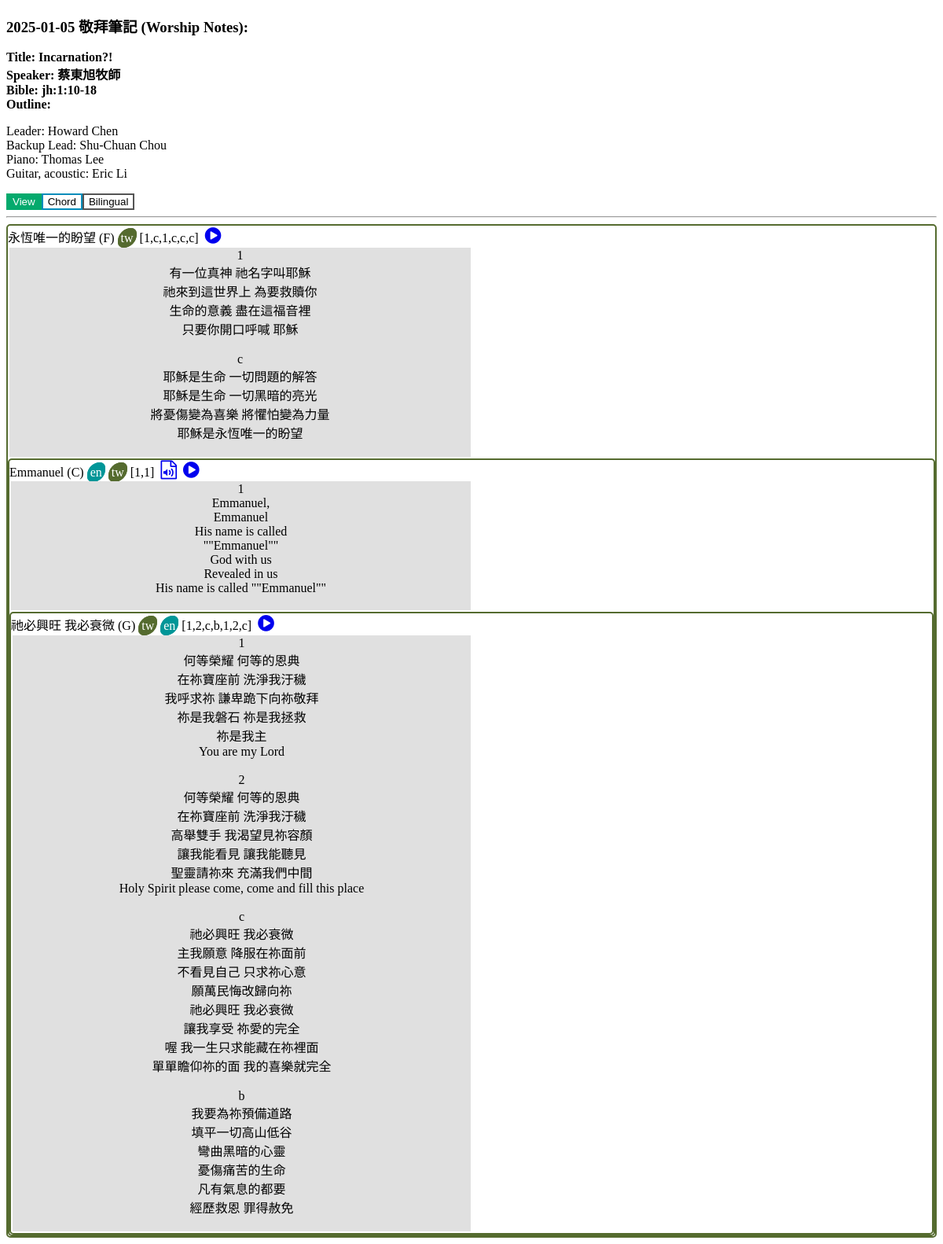
Before: /worship/0 with the older database file.
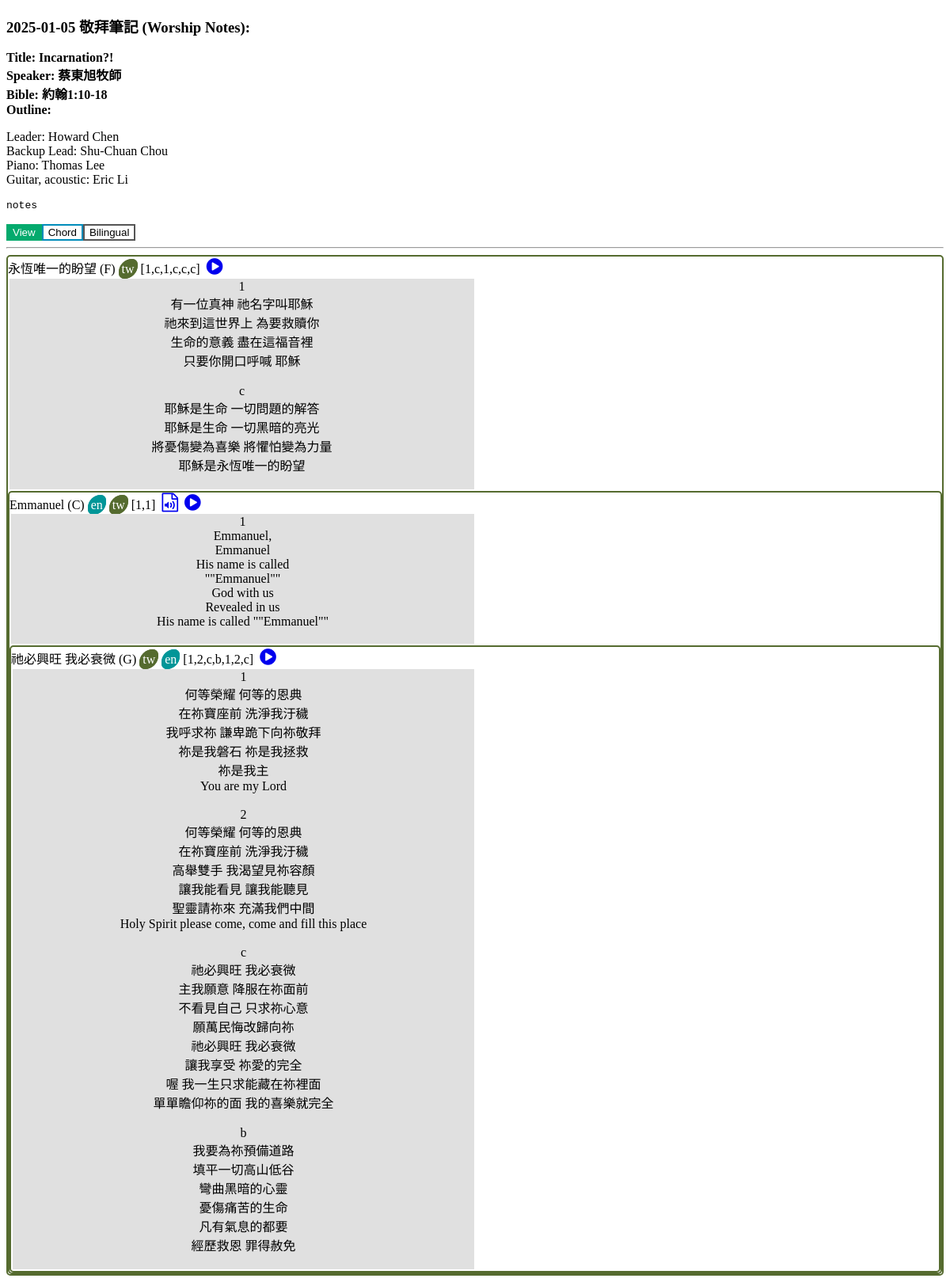
After: the same page with the newer database file.
### tables this page shows
CREATE TABLE "worship" (worship_id INTEGER PRIMARY KEY, title text, notes text, scheduled_date text, sermon_id int);

CREATE TABLE "sermon" (sermon_id INTEGER PRIMARY key, title text, speaker text, bible_verse text, keyword text, outline text, lang text, updated text default CURRENT_TIMESTAMP, date text);

CREATE TABLE team (user_id int PRIMARY KEY, name text, name_2 text, email text, line_id text, discord_id text, other text);

### web/index.py (the view)
@app.route("/worship/<id>")
def worship_notes(id):
	json_file = request.args.get('json', None)
	if json_file:
		json_file = Tools.get_worship_json(id)
		if json_file:
			return render_template('json.html', json=json.dumps(json_file, indent=2, ensure_ascii=False), id=id)
		return "No Slides available", 400
	songs = Utils.get_worship_songs(id)
	w = Utils.worship_list(id)[0]
	return render_template('worship_notes.html', songs=songs, id=id, w=w)

### app/db.py (called while the page is built)
def run_para(sql, para, db_name="worship.db"):
    if type(para) is not list:
        para = [para]
    return __execute(sql, para=para, db_name=db_name)

def __execute(sql, db_name, para=None):
    try:
        con = open(db_name)
        cur = con.cursor()
        if para:
            result = cur.execute(sql, para).fetchall()
        else:
            result = cur.execute(sql).fetchall()
        con.commit()
        return result
    except Exception as e:
        print('error', e)
        return e
    finally:
        close()

def open(db_name):
    con = _connect_db(db_name)
    return con

def close():
    try:
        con.close()
        return None
    except Exception as e:
        return e

def _connect_db(db_name):
    path = os.path.dirname(os.path.dirname(os.path.realpath(__file__)))
    con = sqlite3.connect(os.path.join(path, 'db', db_name))
    return con

### app/parser.py (called while the page is built)
def parse_chord(content):
    chords = re.sub(r'\[([^]]+)\](\s?\w+)?(\s?)', '<span class="chunk" data-chord="\\1">\\2</span>\\3', content)
    chords = re.sub('">([^<]*)<\/span>', add_space, chords)
    return chords

def add_space(obj):
    l = len(obj[1])
    if l < 2:
        return obj[0]+"&nbsp;&nbsp;"*(2-l)
    return obj[0]

### web/templates/worship_notes.html (shortened to what this page needs)
<!DOCTYPE html>
<html>
<head>
<link rel="stylesheet" href="https://cdnjs.cloudflare.com/ajax/libs/font-awesome/4.7.0/css/font-awesome.min.css">
</head>
<body>
    <h3> {{ w.date }} 敬拜筆記 (Worship Notes):</h3>
    <p><b>Title: {{ w.sermon_title }}<br/>
        Speaker: {{ w.speaker }}<br/>
        Bible: {{ w.bible }}<br/>
        Outline: {{ w.outline }}</b>
    </p>
    <p>
        {% for team in w.content %}
            {{ team.role }}: {{ team.user_name }}<br/>
        {% endfor %}
    </p>
    <p><pre>{{ w.notes }}</pre></p>
    <button class="view" onclick="javascript:load(0, this.className)">View</button><button class="chord" onclick="javascript:load(1, this.className)">Chord</button><button class="bi" onclick="javascript:load(2, this.className)">Bilingual</button>
    <hr/>
    <div id="worship">
    </div>
</body>
</html>

### web/templates/worship_notes.html (style rules this page uses)
.view { background-color: white; color: black; border: 2px solid #04AA6D; }
.view.on { background-color: #04AA6D; color: white; }
.chord { background-color: white; color: black; border: 2px solid #008CBA; }
.bi { background-color: white; color: black; border: 2px solid #555555; }

Changed rows visible on the page:
changed worship "Howard Chen": notes (not shown) → "notes"
changed sermon "Incarnation?!": bible "jh:1:10-18" → "約翰1:10-18"
